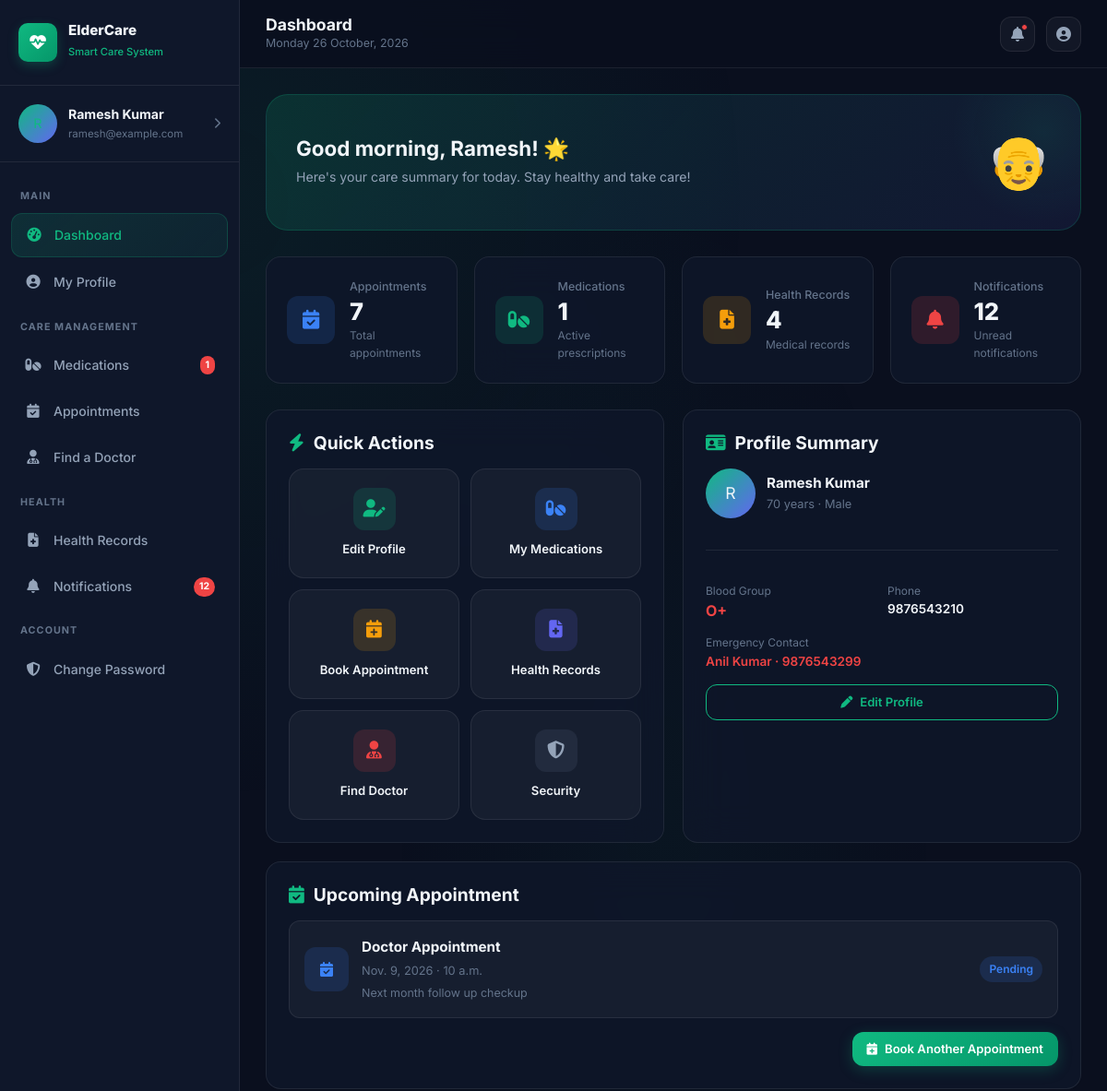
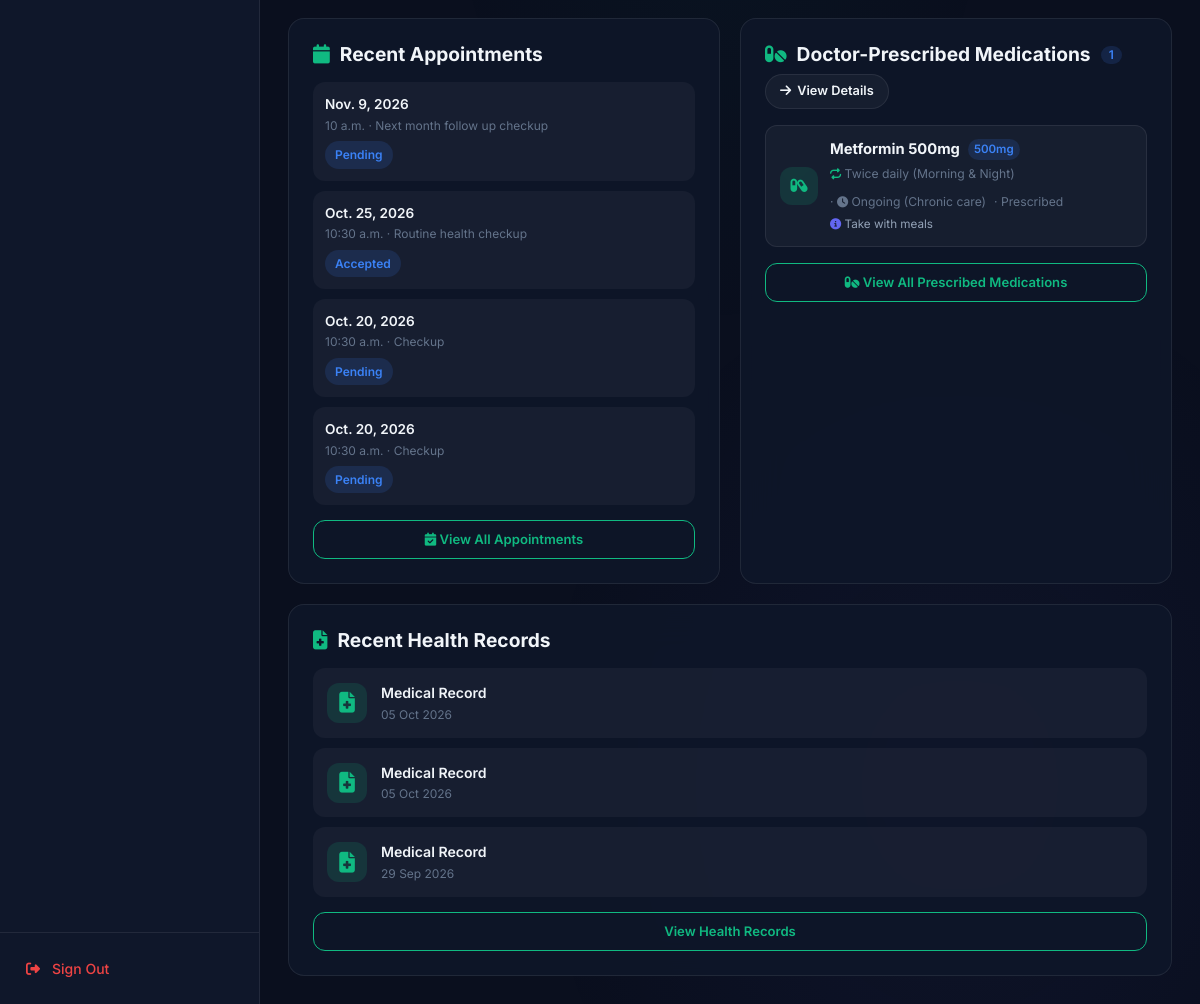
Before: /elderly/dashboard/ (signed in) with the older database file (2 pictures, top to bottom).
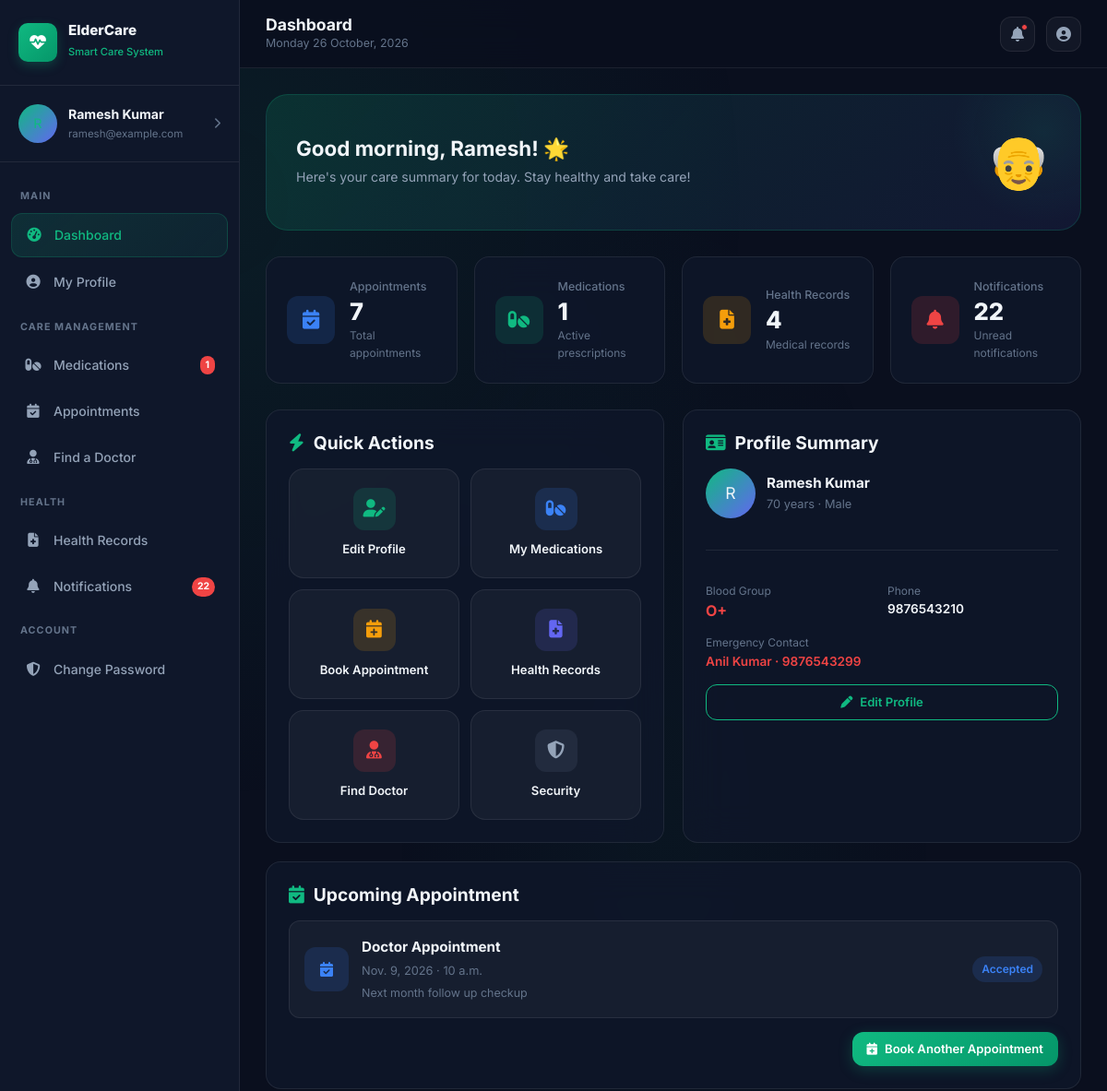
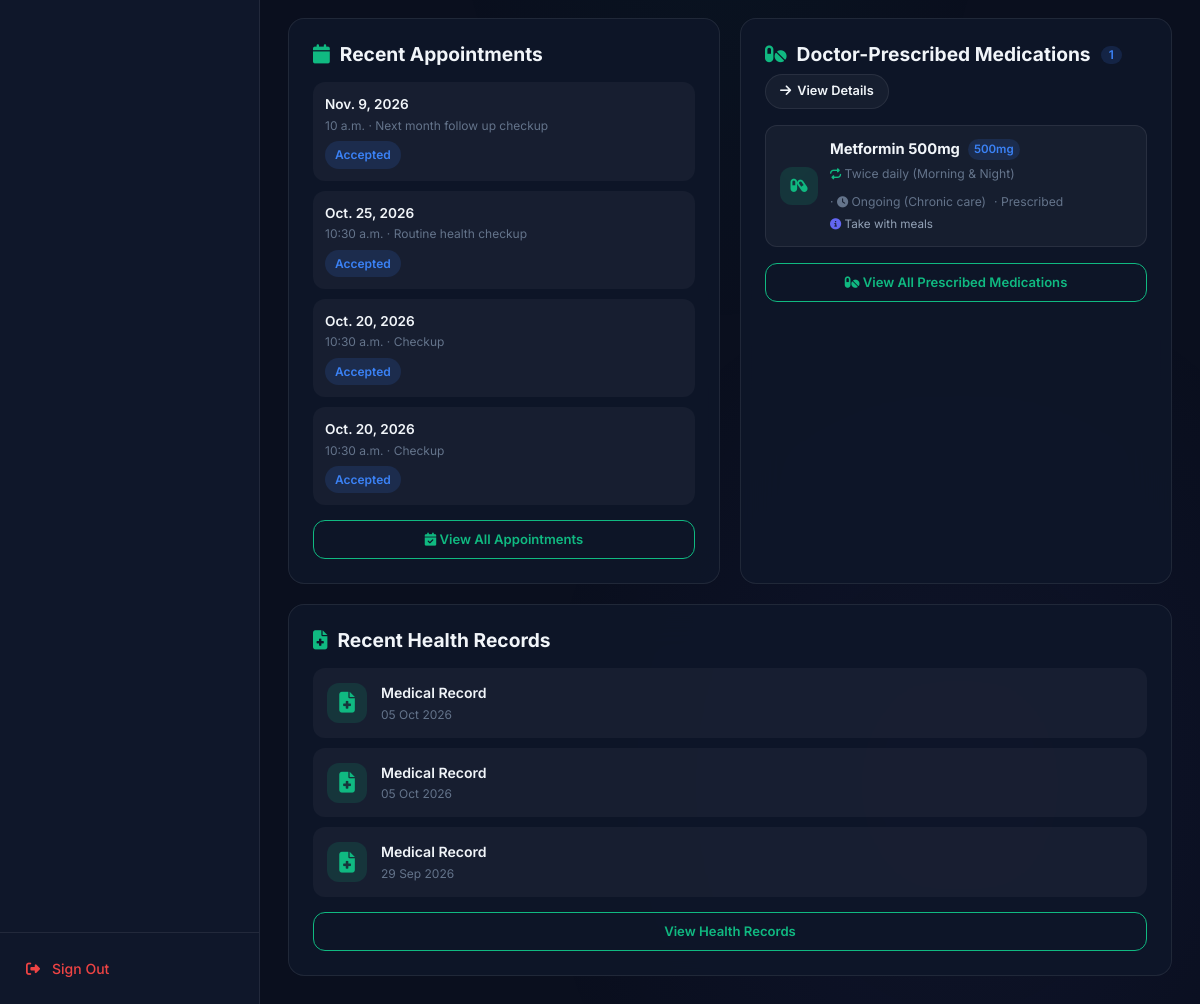
After: the same page with the newer database file (2 pictures, top to bottom).
### users/models.py (models this page shows, shortened)
class Appointment(models.Model):
    STATUS_CHOICES = [
        ('pending', 'Pending'),
        ('accepted', 'Accepted'),
        ('rejected', 'Rejected'),
        ('completed', 'Completed'),
        ('cancelled', 'Cancelled'),
    ]
    elderly = models.ForeignKey(User, on_delete=models.CASCADE, related_name='elderly_appointments')
    doctor = models.ForeignKey(User, on_delete=models.CASCADE, related_name='doctor_appointments')
    appointment_date = models.DateField()
    appointment_time = models.TimeField()
    reason = models.TextField(blank=True)
    status = models.CharField(max_length=20, choices=STATUS_CHOICES, default='pending')
    notes = models.TextField(blank=True)
    created_at = models.DateTimeField(auto_now_add=True)
    updated_at = models.DateTimeField(auto_now=True)
    class Meta:
        ordering = ['-appointment_date', '-appointment_time']

### users/views.py (the view)
    @login_required
    def wrapper(request, *args, **kwargs):
        if not hasattr(request.user, 'elderly_profile') and not (request.user.is_staff or request.user.is_superuser):
            messages.error(request, "Access restricted to User (Elder User) accounts.")
            return redirect('login_redirect')
        return view_func(request, *args, **kwargs)

### users/views.py (called while the page is built)
def elderly_required(view_func):
    @login_required
    def wrapper(request, *args, **kwargs):
        if not hasattr(request.user, 'elderly_profile') and not (request.user.is_staff or request.user.is_superuser):
            messages.error(request, "Access restricted to User (Elder User) accounts.")
            return redirect('login_redirect')
        return view_func(request, *args, **kwargs)
    return wrapper

### users/templates/user/dashboard.html (shortened to what the changed rows need)
{% load static %}
<!DOCTYPE html>
<html lang="en">
<head>
    <link rel="stylesheet" href="{% static 'css/main.css' %}">
    <link rel="stylesheet" href="{% static 'css/dashboard.css' %}">
    <link rel="stylesheet" href="{% static 'css/modules.css' %}">
    <link rel="stylesheet"
          href="https://cdnjs.cloudflare.com/ajax/libs/font-awesome/6.5.1/css/all.min.css">
</head>
<body>
<div class="app-layout">
    <aside class="sidebar" id="sidebar">
        <nav class="sidebar-nav">
            <a href="#"
               class="nav-link">
                <span class="nav-icon">
                    <i class="fas fa-bell"></i>
                </span>
                Notifications
                {% if stats.unread_notifications > 0 %}
                    <span class="nav-badge">
                        {{ stats.unread_notifications }}
                    </span>
                {% endif %}
            </a>
        </nav>
    </aside>
    <main class="main-content">
        <header class="topbar">
            <div class="topbar-left">
                <div class="topbar-title">
                    <h2>Dashboard</h2>
                </div>
            </div>
        </header>
        <div class="page-content">
            <div class="welcome-banner">
                <div class="welcome-text">
                    <h2 id="welcome_greeting">
                    </h2>
                </div>
            </div>
            <div class="stats-grid">
                <a href="{% url 'notifications' %}" class="stat-card" style="text-decoration:none;color:inherit;cursor:pointer;">
                    <div class="stat-info">
                        <div class="stat-label">
                            Notifications
                        </div>
                        <div class="stat-value">
                            {{ stats.unread_notifications }}
                        </div>
                        <div class="stat-sub">
                            Unread notifications
                        </div>
                    </div>
                </a>
            </div>
            <div class="dashboard-grid">
                <div class="card animate-fadeInUp card-full">
                    {% if next_appointment %}
                        <div style="display:flex;
                                    align-items:center;
                                    gap:14px;
                                    padding:16px;
                                    background:var(--bg-glass);
                                    border:1px solid var(--bg-glass-border);
                                    border-radius:var(--radius-md);">
                            <div class="stat-icon stat-icon-blue"
                                 style="width:48px;
                                        height:48px;
                                        font-size:1rem;
                                        flex-shrink:0;">
                                <i class="fas fa-calendar-check"></i>
                            </div>
                            <div style="flex:1;">
                                <div style="font-weight:700;
                                            font-size:0.95rem;">
                                    Doctor Appointment
                                </div>
                                <div style="font-size:0.8rem;
                                            color:var(--text-muted);
                                            margin-top:4px;">
                                    {{ next_appointment.appointment_date }}
                                    {% if next_appointment.appointment_time %}
                                        · {{ next_appointment.appointment_time }}
                                    {% endif %}
                                </div>
                                {% if next_appointment.reason %}
                                    <div style="font-size:0.78rem;
                                                color:var(--text-muted);
                                                margin-top:4px;">
                                        {{ next_appointment.reason }}
                                    </div>
                                {% endif %}
                            </div>
                            <span class="badge badge-info">
                                {{ next_appointment.status|title }}
                            </span>
                        </div>
                    {% endif %}
                </div>
                <div class="card animate-fadeInUp">
                    {% if recent_appointments %}
                        <div style="display:flex;
                                    flex-direction:column;
                                    gap:10px;">
                            {% for appointment in recent_appointments %}
                                <div style="padding:12px;
                                            background:var(--bg-glass);
                                            border-radius:var(--radius-md);">
                                    <div style="font-weight:600;
                                                font-size:0.85rem;">
                                        {{ appointment.appointment_date }}
                                    </div>
                                    <div style="font-size:0.75rem;
                                                color:var(--text-muted);">
                                        {% if appointment.appointment_time %}
                                            {{ appointment.appointment_time }}
                                        {% endif %}
                                        {% if appointment.reason %}
                                            · {{ appointment.reason }}
                                        {% endif %}
                                    </div>
                                    <span class="badge badge-info"
                                          style="margin-top:6px;">
                                        {{ appointment.status|title }}
                                    </span>
                                </div>
                            {% endfor %}
                        </div>
                    {% else %}
                        <p style="color:var(--text-muted);">
                            No appointments found.
                        </p>
                    {% endif %}
                </div>
            </div>
        </div>
    </main>
</div>
</body>
</html>

Changed rows visible on the page:
changed Appointment "Nov. 9, 2026": status "Pending" → "Accepted"
changed Appointment (number 3 of 4 on the later page): status "Pending" → "Accepted"
changed Appointment (number 4 of 4 on the later page): status "Pending" → "Accepted"
Other visible differences:
{{ stats.unread_notifications }}: "12" → "22"
